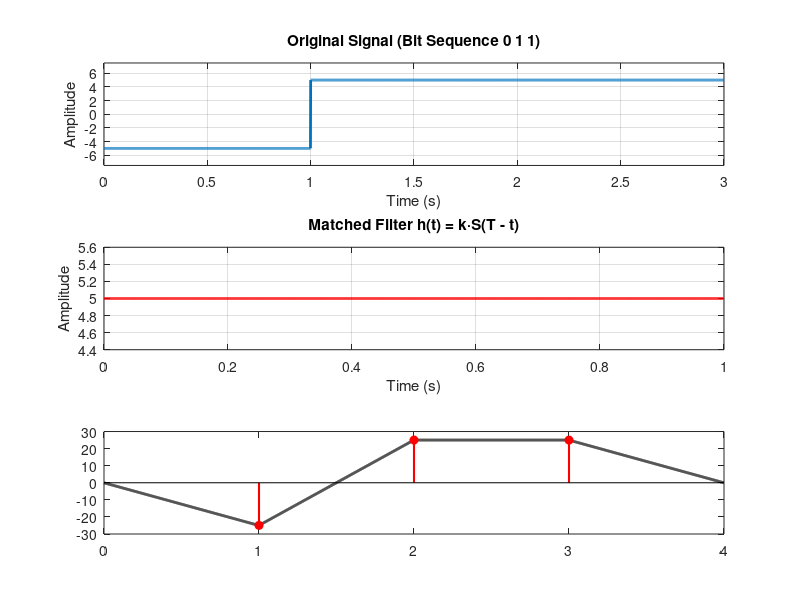

MATLAB code for this plot: (Note: this script raises an error after producing the figure.)
% Parameters
A = 5;         % Amplitude
T = 1;         % Bit duration
k = 1;         % Constant for matched filter
bit_seq = [0 1 1];

% Time resolution
dt = 0.001;
t = 0:dt:(length(bit_seq)*T - dt);

% Generate original signal
signal = zeros(size(t));
for i = 1:length(bit_seq)
    idx = (t >= (i-1)*T) & (t < i*T);
    if bit_seq(i) == 1
        signal(idx) = A;
    else
        signal(idx) = -A;
    end
end

% Create matched filter h(t) = k * S(T - t)
t_filter = 0:dt:T-dt;
pulse = A * ones(size(t_filter));
matched_filter = k * fliplr(pulse);

% Convolution (matched filtering)
filtered_output = conv(signal, matched_filter) * dt;
t_conv = 0:dt:(length(filtered_output)-1)*dt;

% Sampling times (at end of each bit)
sampling_times = T:T:(length(bit_seq)*T);
[~, sample_indices] = min(abs(t_conv' - sampling_times), [], 1);
sample_values = filtered_output(sample_indices);

% Plotting
figure;

subplot(3,1,1);
plot(t, signal, 'LineWidth', 2);
title('Original Signal (Bit Sequence 0 1 1)');
xlabel('Time (s)');
ylabel('Amplitude');
ylim([-A*1.5, A*1.5]);
grid on;

subplot(3,1,2);
plot(t_filter, matched_filter, 'r', 'LineWidth', 2);
title('Matched Filter h(t) = k·S(T - t)');
xlabel('Time (s)');
ylabel('Amplitude');
grid on;

subplot(3,1,3);
plot(t_conv, filtered_output, 'k', 'LineWidth', 2); hold on;
stem(sampling_times, sample_values, 'r', 'filled', 'LineWidth', 1.5);
for i = 1:length(sampling_times)
    xline(sampling_times(i), '--b');
end
title('Matched Filter Output with Sampling Times');
xlabel('Time (s)');
ylabel('Amplitude');
legend('Convolution Output', 'Sampled Values', 'Sampling Times');
grid on;
